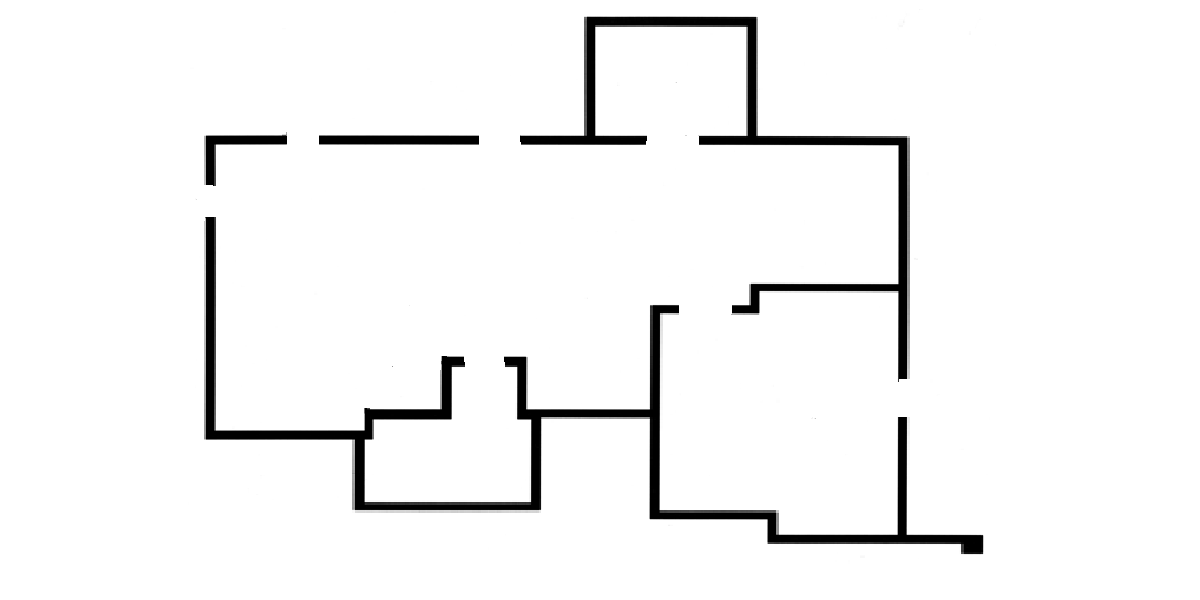
#> input picture maps/map1.png, 1200 x 600 px
$ python main.py   (older library calls are emulated)
#> lines starting #> are read from the running program, lines starting #| are printed output that depends on the picture; after the words box and inside, x2 and y2 are one past the last pixel; in counts of white or black regions, pixels touching at a corner belong together
### env.py
from PIL import Image
import numpy as np
import cv2
import pyastar2d


class BuildEnvironment:
    def __init__(self, img, res=0.05) -> None:
        temp = Image.open(img)
        self.grid = np.asarray(temp)[..., 0]
        self.grid = (1 - np.round(self.grid / 255))
        self.grid = self.grid.astype(np.uint8)
        self.res = res
        self.clicked_point = (0, 0)
        # cv2.namedWindow("map")
        # cv2.setMouseCallback("map", self.get_location)


    def show_env(self):
        cv2.imshow("map", self.grid * 255)
        cv2.waitKey(1)

    def shotdown(self):
        cv2.destroyAllWindows()

    # [4 lines left out: function draw_circle, not called in this run]

    def get_location(self, event, x, y, flags, param):
        if event == cv2.EVENT_LBUTTONDBLCLK:
            self.clicked_point = (x, y)


# [10 lines that do not run on import are left out]

### agent.py
from collections.abc import Callable, Iterable, Mapping
from typing import Any
import numpy as np
import cv2
from sklearn.mixture import GaussianMixture
from scipy.spatial.distance import cdist
# import yaml
import time
import threading
import pyastar2d
import multiprocessing as mp


class AgentRobot:
    def __init__(self, range, env_grid, number, map_res=0.05, init_position=(10, 10), color=(0, 0, 255), sensor_angle=360, frequency=10, N_rays=360,
                 range_resolution=0.05) -> None:
        self.range = range
        self.position = np.array(init_position)  # array(x,y)
        self.sensor_angle = np.deg2rad(sensor_angle)
        self.rays_number = N_rays
        self.angle_increment = self.sensor_angle / (self.rays_number - 1)
        self.min_angle = - self.sensor_angle / 2
        self.max_angle = self.sensor_angle / 2
        self.angles = np.linspace(self.min_angle, self.max_angle, self.rays_number)
        self.frequency = frequency
        self.next_call = time.time()
        self.range_resolution = range_resolution
        self.map_res = map_res
        self.sigma = 0.01
        self.grid_map = np.ones(env_grid.shape, dtype=np.float32) * -1
        self.number = number

        self.env_grid = env_grid
        self.is_moving = False
        self.path = None
        self.color = color
        # [5 lines of commented-out code are left out]
        self.GMM_is_fitted = False
        self.get_ranges_in_grid_frame()
        cv2.namedWindow(f"robot_map_{self.number}")
        cv2.setMouseCallback(f"robot_map_{self.number}", self.get_location)
        print(f"inti robot:{number}")
        # self.display_map(True)

    # [33 lines left out: functions get_location, display_map, add_uncertainty, not called in this run]

    def get_ranges_in_grid_frame(self, update_grid=True):
        self.next_call += 1 / self.frequency
        reading = self.get_range_reading()
        # x and y are in grid frame
        x = (reading[:, 0] * np.cos(reading[:, 1]) + self.position[0]) / self.map_res
        y = (-reading[:, 0] * np.sin(reading[:, 1]) + self.position[1]) / self.map_res
        x[x < 0] = 0
        y[y < 0] = 0

        x, y = np.round(x).astype(np.int32), np.round(y).astype(np.int32)
        x[x >= self.grid_map.shape[1]] = self.grid_map.shape[1] - 1
        y[y >= self.grid_map.shape[0]] = self.grid_map.shape[0] - 1
        points = np.array((x, y, reading[:, 2])).astype(int)

        if update_grid:
            grid_position = self.position / self.map_res
            united_points = np.zeros((0, 2), dtype=np.int32)
            for p, r in zip(points.T, reading[:, 0]):
                n_points = int(r / self.range_resolution)
                if n_points <  2:
                    continue
                dx, dy = (p[0] - grid_position[0]) / (n_points - 1), (p[1] - grid_position[1]) / (n_points - 1)
                # print(f" dxdy:{np.array([dx, dy])}, n_point:{n_points}, \n"
                #       f"position:{grid_position}")
                free_points = (np.array([[dx, dy]]).T * np.arange(n_points)[None,:]).T + grid_position
                # print(f"free: {free_points[-5:]}")
                free_points = np.round(free_points).astype(np.int32)
                # print(f"free after: {free_points[-5:]}")
                united_points = np.concatenate((united_points, free_points), axis=0)

            indexes = np.unique(united_points, axis=0)
            # indexes[indexes[:,1]>= self.grid_map.shape[0]] = self.grid_map.shape[0] - 1
            # indexes[indexes[:,0]>= self.grid_map.shape[1]] = self.grid_map.shape[1] - 1
            indexes = indexes[(indexes[:,1] < self.grid_map.shape[0]) & (indexes[:,1] >= 0)]
            indexes = indexes[(indexes[:,0] < self.grid_map.shape[1]) & (indexes[:,0] >= 0)]
            mask = self.grid_map[y, x] == -1
            self.grid_map[y[mask], x[mask]] = reading[mask, 2]
            mask = self.grid_map[indexes[:,1], indexes[:,0]] == -1
            self.grid_map[indexes[mask, 1], indexes[mask, 0]] = 0.5
            # np.save("map_.npy", self.grid_map)
        threading.Timer(self.next_call - time.time(), self.get_ranges_in_grid_frame).start()

    def get_range_reading(self):
        # Extract the robot's position coordinates
        robot_x, robot_y = self.position

        # Calculate the x and y components of the ray directions for all angles
        noisy_ang = 0.01 * np.random.randn(self.angles.shape[0]) + self.angles
        ray_dir_x = np.cos(noisy_ang)
        ray_dir_y = -np.sin(noisy_ang)

        # Calculate the range values for all rays
        range_values = np.arange(self.range_resolution, self.range + self.range_resolution, self.range_resolution)

        # Calculate the next positions along the rays
        next_x = robot_x + np.outer(range_values, ray_dir_x)
        next_y = robot_y + np.outer(range_values, ray_dir_y)

        # Calculate the grid indices for the next positions
        x_grid = (next_x // self.map_res).astype(int)
        y_grid = (next_y // self.map_res).astype(int)
        x_grid = np.clip(x_grid, 0, self.env_grid.shape[1] - 1)
        y_grid = np.clip(y_grid, 0, self.env_grid.shape[0] - 1)
        # Check if the next positions are within the grid boundaries
        # in_bounds = (x_grid >= 0) & (x_grid < len(self.env_grid[0])) & (y_grid >= 0) & (y_grid < len(self.env_grid))

        # Check if the next positions are obstacles
        obstacles = self.env_grid[y_grid, x_grid] == 1
        # obstacles[~in_bounds] = 1
        # Calculate the range readings based on obstacles and grid boundaries
        range_readings = np.where(obstacles, range_values[:, None], np.inf)
        range_readings = np.amin(range_readings, axis=0)

        occ = range_readings != np.inf
        range_readings[~occ] = self.range
        # Add uncertainty to range readings
        # range_readings = self.add_uncertainty(range_readings, self.angles)
        range_readings = np.c_[range_readings, self.angles]
        # Create the final range readings array
        range_readings = np.column_stack((range_readings, np.ones(range_readings.shape[0]) * 0.5))
        range_readings[occ, 2] = 1

        return range_readings

    # [141 lines left out: functions get_frontiers, define_gmm, draw_gmm, drive, generate_cost_map, not called in this run]

    def generate_path(self, destination, drive=True, grid=True):
        self.is_moving = False
        pos = tuple(np.round(self.position / self.map_res).astype(np.int))
        end_pos = tuple(np.round(destination).astype(np.int)) if grid else tuple(np.round(destination / self.map_res).astype(np.int))
        maze = self.env_grid.astype(np.float32)
        maze[maze == 1] = np.inf
        maze = maze + 1
        self.path = pyastar2d.astar_path(maze.T, pos, end_pos, allow_diagonal=True)

        if drive and self.path is not None:
            self.is_moving = True
            for p in self.path:

                self.drive(p, grid=True, display=True)
                time.sleep(0.01)
            self.path = None
            self.is_moving = False


        # if reduced_path[0] is False:
        #     path = astar(self.grid_map, )


### main.py
#!/usr/bin/env python3

import time
from env import BuildEnvironment
from agent import AgentRobot
import cv2
import numpy as np
import argparse
import yaml
import multiprocessing as mp


def get_args():
    parser = argparse.ArgumentParser(description='Exploration with Multi agents using frontier-based approach.')
    parser.add_argument('-m', '--map', type=str, default="map1.png",
                        help='an integer for the accumulator')
    parser.add_argument('-a', '--agents', type=int,
                        default=1,
                        help='Set how many agents will attend the exploration.')
    parser.add_argument('-r', '--random_init', default=False, type=lambda x: (str(x).lower() == 'true'),
                        help='Draw random initization position for each agent.')
    return parser.parse_args()

"""def get_location(event, x, y, flags, param):
    if event == cv2.EVENT_LBUTTONDBLCLK:
        # for agent in agents:
        agent.drive(np.array([x, y]), grid=True)
    # print(agent.position)"""


def drive_sim(arg):
    obj, destination = arg
    return obj.generate_path(destination)


def get_united_map(agents):
    img = agents[0].grid_map.copy()
    poses = np.tile(np.zeros(img.shape).astype(np.uint8)[..., None], 3)
    for agent in agents[1:]:
        mask = (img == -1) & (agent.grid_map != -1)
        img[mask] = agent.grid_map[mask]
        x, y = np.floor(agent.position / agent.map_res).astype(np.uint32)
        poses = cv2.circle(poses, (x, y), radius=3, color=agent.color, thickness=-1)
    img = img * 255
    img[img == -1] = 50
    img = np.tile(img[..., None], 3).astype(np.uint8)
    img[poses != 0] = poses[poses != 0]
    return img


def main(input_arg):
    env = BuildEnvironment("maps/map1.png")
#> in __init__, temp is the input picture: PIL image 1200x600 RGB; min 0, max 255, mean 244.5
#> in __init__, `self.grid = (1 - np.round(self.grid / 255))`:
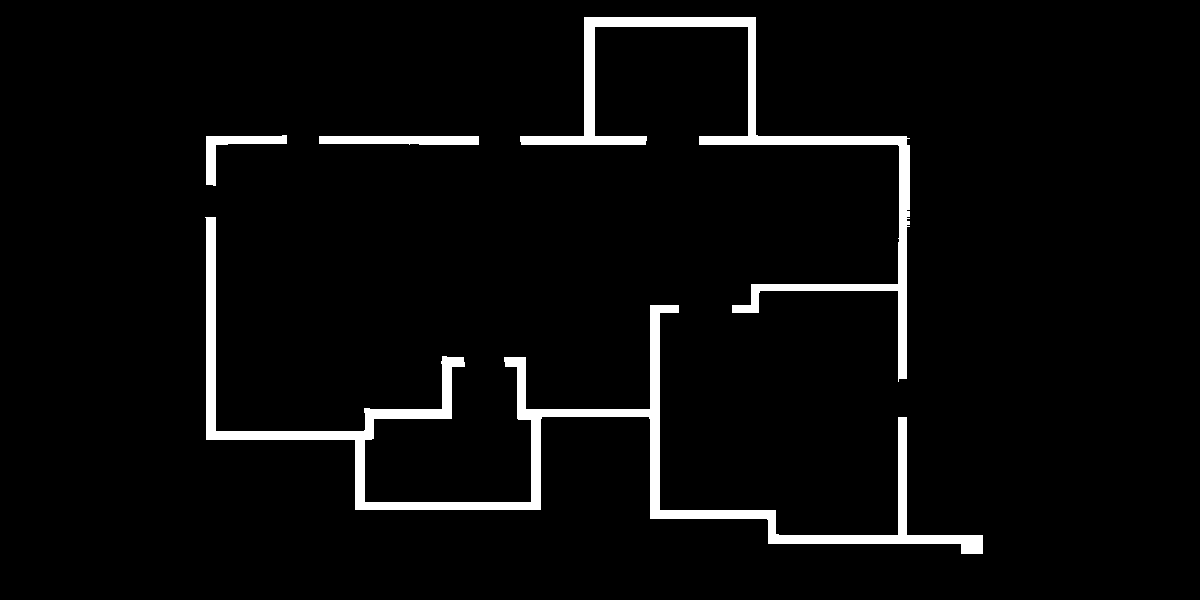
#> self.grid: shape (600, 1200) float64; values 0 (black) and 1 (white), 4.1% white; 4 white regions, box (x1, y1, x2, y2) and area: (205, 217, 983, 554) 16638, (520, 17, 910, 382) 10408, (319, 136, 479, 145) 1341, (206, 135, 287, 186) 1078
    # agent = AgentRobot(5, env.grid, 0, map_res=env.res)
    print(input_arg.random_init)

    def init_pos():
        if input_arg.random_init:
            return np.random.randint(0, env.grid.shape[::-1]) * env.res
        return (2.5, 2.5)

    with open('config/rgb_colors.yml', 'r') as f:
        colors_map = yaml.safe_load(f.read())
    agents = [AgentRobot(5, env.grid, i, map_res=env.res,
                         init_position=init_pos(), color=c)
              for i, c in zip(range(input_arg.agents), colors_map.values())]
#> in get_range_reading, `obstacles = self.env_grid[y_grid, x_grid] == 1`: obstacles: shape (100, 360) bool; every value is 0
#> in get_range_reading, `range_readings = np.where(obstacles, range_values[:, None], np.inf)`: range_readings: shape (100, 360) float64; every value is NaN or infinite
#> in get_range_reading, `range_readings = np.c_[range_readings, self.angles]`: range_readings = 360 pairs, first value 5 to 5, second value -3.14 to 3.14
#> in get_range_reading, `range_readings = np.column_stack((range_readings, np.ones(range_readin..`: range_readings = 360 rows, first 8: [5, -3.14, 0.5], [5, -3.12, 0.5], [5, -3.11, 0.5], [5, -3.09, 0.5], [5, -3.07, 0.5], [5, -3.05, 0.5], [5, -3.04, 0.5], [5, -3.02, 0.5]
#> in get_ranges_in_grid_frame, `reading = self.get_range_reading()`: reading has the same summary as range_readings in get_range_reading
#> in get_ranges_in_grid_frame, `x = (reading[:, 0] * np.cos(reading[:, 1]) + self.position[0]) / self...`: x = 360 values, max 150 at index 179, min -50 at index 0, mean 49.72
#> in get_ranges_in_grid_frame, `y = (-reading[:, 0] * np.sin(reading[:, 1]) + self.position[1]) / self..`: y = 360 values, max 150 at index 90, min -50 at index 269, mean 50
#> in get_ranges_in_grid_frame, `x, y = np.round(x).astype(np.int32), np.round(y).astype(np.int32)`: x = 360 values, max 150 at index 174, min 0 at index 0, mean 60.71; y = 360 values, max 150 at index 85, min 0 at index 210, mean 60.86
#> the loop in get_ranges_in_grid_frame, `for p, r in zip(points.T, reading[:, 0]):` made 360 passes
#> (p, dy) on passes 1 to 3: ([0, 50, 0], 0), ([0, 52, 0], 0.0202), ([0, 53, 0], 0.0303)
#> after the loop in get_ranges_in_grid_frame, `for p, r in zip(points.T, reading[:, 0]):`: united_points = 36000 pairs, first value 0 to 150, second value 0 to 150
#> in get_ranges_in_grid_frame, `indexes = np.unique(united_points, axis=0)`: indexes = 16345 pairs, first value 0 to 150, second value 0 to 150
#> in get_ranges_in_grid_frame, `self.grid_map[y[mask], x[mask]] = reading[mask, 2]`:
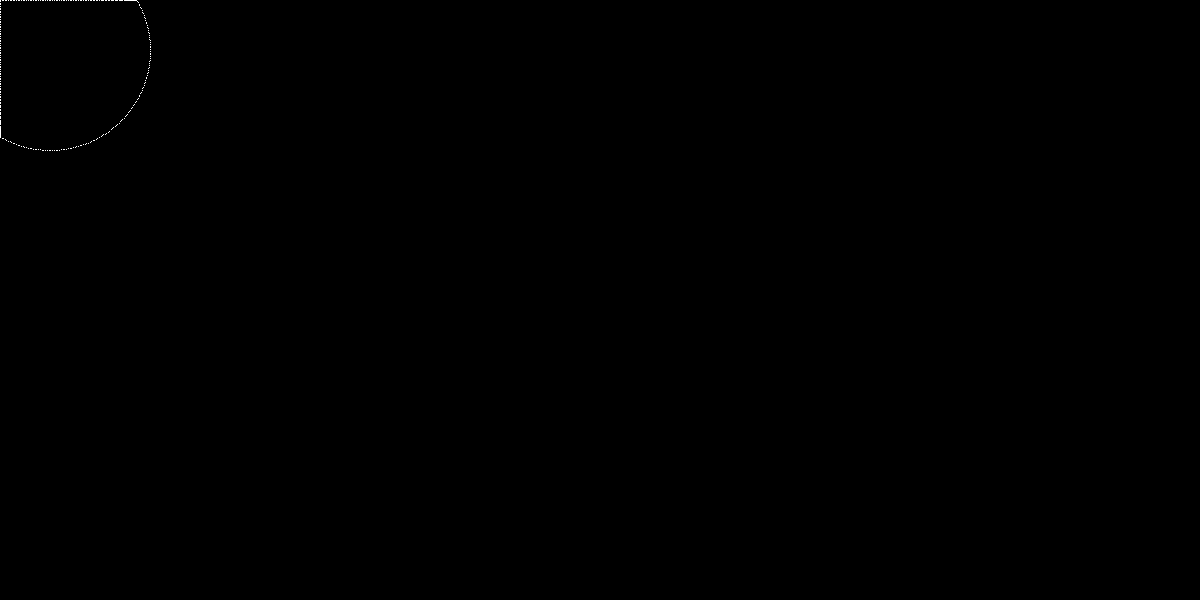
#> self.grid_map: shape (600, 1200) float32; values -1 (black) and 0.5 (white), 0.05% white in thin lines or dots, all inside (x1, y1, x2, y2) = (0, 0, 151, 151)
#> in get_ranges_in_grid_frame, `self.grid_map[indexes[mask, 1], indexes[mask, 0]] = 0.5`:
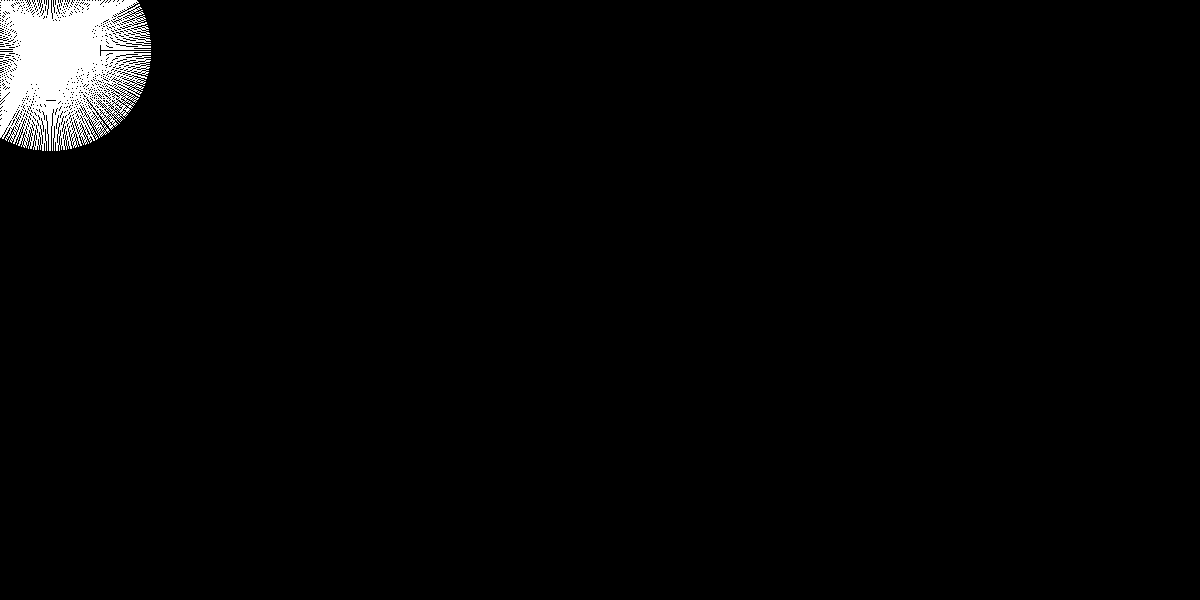
#> self.grid_map: shape (600, 1200) float32; values -1 (black) and 0.5 (white), 2.3% white; 1 white region, box (x1, y1, x2, y2) and area: (0, 0, 151, 151) 16345
#> agents = 1 item

    pool = mp.Pool(2)
    pool.map(drive_sim, ((agent, (150, 150)) for agent in agents))
#> in generate_path, `maze[maze == 1] = np.inf`: maze: shape (600, 1200) float32; 4.09% of the values are NaN or infinite; the others: min 0, max 0, mean 0
#> in generate_path, `maze = maze + 1`: maze: shape (600, 1200) float32; 4.09% of the values are NaN or infinite; the others: min 1, max 1, mean 1
#> (the call stopped at in generate_path, `self.path = pyastar2d.astar_path(maze.T, pos, end_pos, allow_diagonal=..`: pyastar2d is not available in this run)
    pool.close()

    # agents = [mp.Process(target=AgentRobot, args=(5, env.grid, i, env.res,
    #                      init_pos(), c)) for i, c in zip(range(input_arg.agents), colors_map.values())]
    c = 20
    timer = time.time()
    while 1:
        env.show_env()
        # time.sleep(1)
        img = get_united_map(agents)
#> after the loop in get_united_map, `for agent in agents[1:]:`: poses: shape (600, 1200, 3); every value is 0
        cv2.imshow("map_united", img)
        cv2.waitKey(1)

        # agent.display_map()
        # agent.generate_cost_map(display_cost_map = True)
        if (time.time() - timer) >= 10:
            print("time")
            pool.join()
            timer = time.time()
            pool = mp.Pool(2)
            c = c + 10
            pool.map(drive_sim, ((agent, (150 + c, 150 + c)) for agent in agents))
            pool.close()

        # [13 lines of commented-out code are left out]

if __name__ == "__main__":
    args = get_args()
    main(args)
